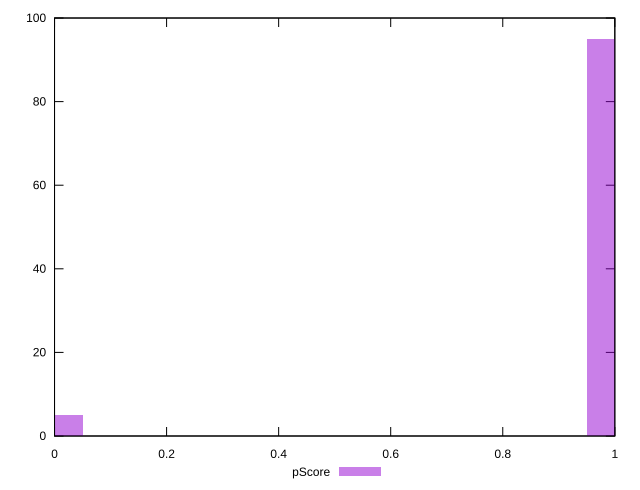

This figure's gnuplot source:
reset

$pScore <<EOF
0 5
1 95
EOF

set key outside below
set boxwidth 0.1
set xrange [0:1]
set yrange [0:100]
set trange [0:100]
set style fill transparent solid 0.5 noborder
set terminal svg size 640, 490 enhanced background rgb 'white'
set output "report_00009_2021-02-08T22-37-41.559Z/server-response-time/samples/pages/pScore/histogram.svg"

plot $pScore title "pScore" with boxes

reset
